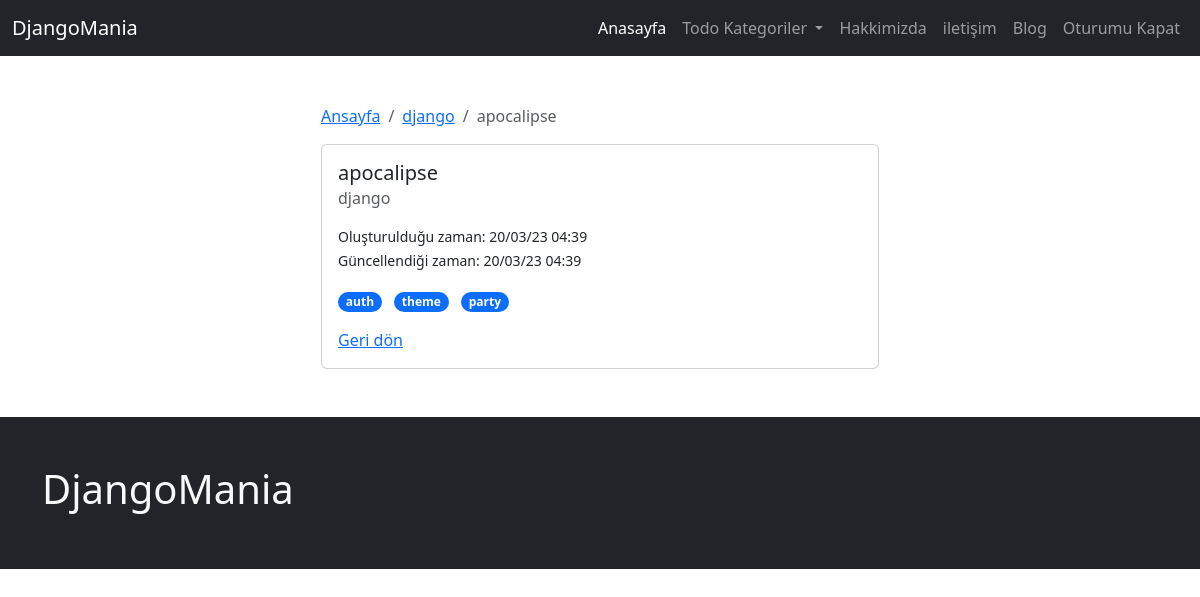
The page /todo/category/django/todo/1/ (signed in) on the database as committed earlier.
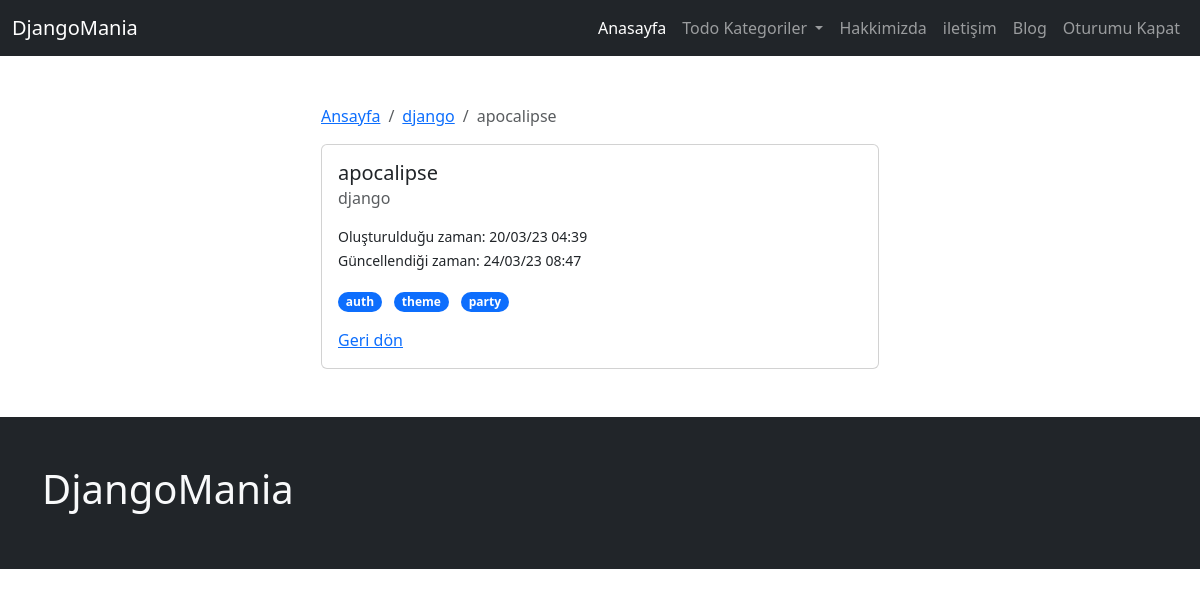
The same page on the database as committed later.
### todo/models.py (models this page shows, shortened)
class Todo(models.Model):
    user = models.ForeignKey(User, on_delete=models.CASCADE)
    tag = models.ManyToManyField(TodoTag)
    category = models.ForeignKey(TodoCategory, on_delete=models.SET_NULL, null=True)
    title = models.CharField(max_length=200)
    content = models.TextField(blank=True, null=True)
    is_active = models.BooleanField(default=False)
    created_at = models.DateTimeField(auto_now_add=True)
    updated_at = models.DateTimeField(auto_now=True)

class TodoCategory(models.Model):
    title = models.CharField(max_length=200)
    slug = AutoSlugField(populate_from='title', unique=True, )
    is_active = models.BooleanField(default=False)
    created_at = models.DateTimeField(auto_now_add=True)
    updated_at = models.DateTimeField(auto_now=True)
    def __str__(self):
        return self.title
    def get_absolute_urls(self):
        return reverse(
            'todo:category_view',
            kwargs={
                "category_slug": self.slug
            }
        )

### todo/views.py (the view)
# urls.py: path('category/<slug:category_slug>/todo/<int:id>/', todo_view, name='todo_view'),
@login_required(login_url = '/admin/login/' )
def todo_view(request,category_slug,id):
    todo=get_object_or_404(Todo, category__slug = category_slug, pk = id, user = request.user)
    context=dict(
        todo=todo,
        )
    return render(request,'todo/todo_detail.html',context)

### config/global_context_processors.py (called while the page is built)
def global_todo_categories_context(request):
    return dict(
        global_todo_categories=TodoCategory.objects.filter(is_active=True)
    )

def global_page_context(request):
      return dict(
        global_pages=Page.objects.filter(is_active=True)
    )

### page/models.py (called while the page is built)
    def get_absolute_urls(self):
        return reverse(
            'page:page_view',
            kwargs={
                "page_slug": self.slug,
            },
        )

### todo/models.py (called while the page is built)
    def __str__(self):
        return self.title

### todo/templates/todo/todo_detail.html (shortened to what this page needs)
{% extends 'core/base.html' %}
{% block container %}
<div class="col-sm-6 offset-sm-3">
    <nav aria-label="breadcrumb">
        <ol class="breadcrumb">
            <li class="breadcrumb-item"><a href="/">Ansayfa</a></li>
            <li class="breadcrumb-item"><a href="{{ todo.category.get_absolute_urls }}">{{ todo.category.title }}</a></li>
            <li class="breadcrumb-item active" aria-current="page">{{ todo.title }}</li>
        </ol>
    </nav>
    <div class="card">
        <div class="card-body">
            <h5 class="card-title">{{ todo.title }}</h5>
            <h6 class="card-subtitle mb-2 text-muted">{{ todo.category }}</h6>
            <ul class="list-unstyled">
                <li><small>Oluşturulduğu zaman: {{ todo.created_at|date:"d/m/y h:s" }}</small></li>
                <li><small>Güncellendiği zaman: {{ todo.updated_at|date:"d/m/y h:s" }}</small></li>
            </ul>
            <ul class="list-inline">
                {% for tag in todo.tag.all %}
                <li class="list-inline-item">
                    <a href="{{ tag.get_absolute_urls }}" class="">
                        <span class="badge rounded-pill text-bg-primary">{{ tag }}</span>
                    </a>
                </li>
                {% endfor %}
            </ul>
            <a href="/" class="card-link">Geri dön</a>
        </div>
    </div>
</div>
{% endblock container %}

Rows that differ between the two databases and show on the page:
changed Todo "apocalipse": updated_at "20/03/23 04:39" → "24/03/23 08:47"
